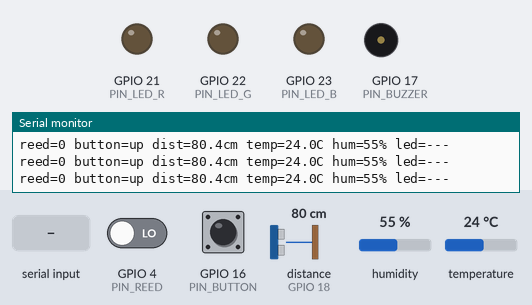
Simulated run of this sketch. Board: ESP32. On the bench: output pins drawn as LEDs (lit = HIGH), buzzer (waves = sounding, pin HIGH), the last lines printed to the serial monitor. Wiring (inferred from the names in the program): ultrasonic range finder: trigger GPIO 5; echo GPIO 18. Inputs (shaded band) come from the test bench; at power-on: GPIO 4 (PIN_REED) LOW, GPIO 16 (PIN_BUTTON) HIGH, distance to the obstacle (sensor on GPIO 18) 80 cm, humidity 55 %, temperature 24 °C. The echo pulse lasts 58.3 µs per cm; pins used as bus, display or sensor lines are not drawn.

Above: at 5.1 s.
5.2 s: "r" received over Serial
At 5.7 s:
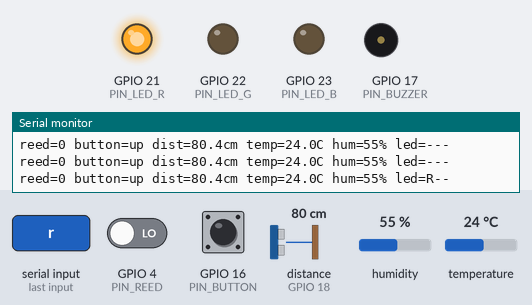
7.9 s: "g" received over Serial
At 8.9 s:
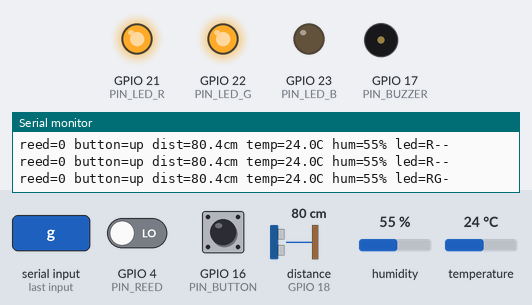
9.4 s: "b" received over Serial
At 10.3 s:
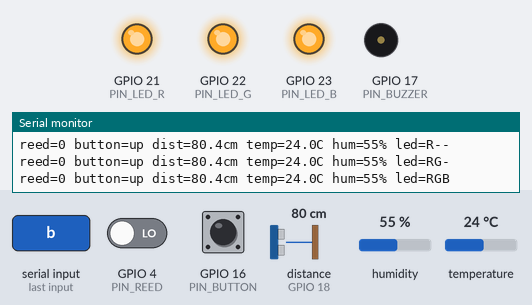
10.9 s: "z" received over Serial
At 11.0 s:
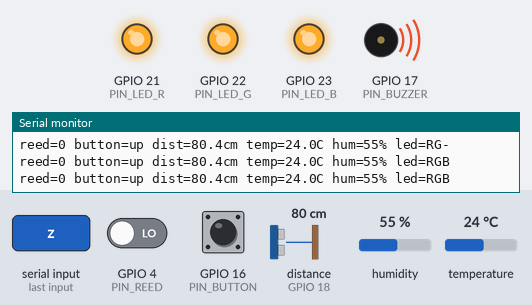
12.6 s: "r" received over Serial
At 13.7 s:
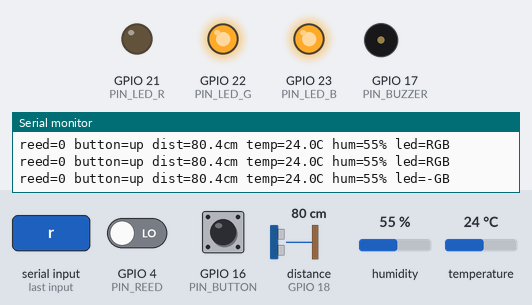
Timing chart, 0 to 15.1 s (numbered marks = the images above; inputs shaded):
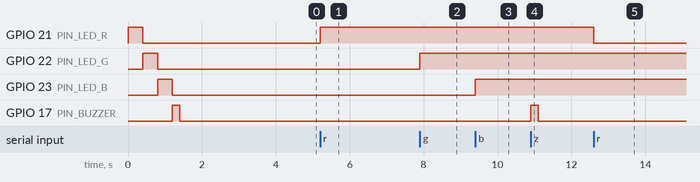

The sketch:

hw_check_box.ino
```cpp
// เทสฮาร์ดแวร์กล่องยา (ESP32 DevKit) — แยกจาก gateway.ino ใช้เช็คว่าต่อสายถูก
// พิมพ์ค่าเซนเซอร์ทุก 1 วิ / คำสั่งใน Serial: r g b = สลับไฟ LED, z = buzzer 200ms
#include <DHT.h>

#define PIN_REED    4
#define PIN_BUTTON  16  // RX2
#define PIN_BUZZER  17  // TX2
#define PIN_TRIG    5
#define PIN_ECHO    18
#define PIN_DHT     19
#define PIN_LED_R   21
#define PIN_LED_G   22
#define PIN_LED_B   23

DHT dht(PIN_DHT, DHT11);
bool ledR = false, ledG = false, ledB = false;

float readDistanceCm() {
  digitalWrite(PIN_TRIG, LOW);
  delayMicroseconds(2);
  digitalWrite(PIN_TRIG, HIGH);
  delayMicroseconds(10);
  digitalWrite(PIN_TRIG, LOW);
  unsigned long us = pulseIn(PIN_ECHO, HIGH, 30000);
  return us ? us / 58.0 : -1;  // -1 = ไม่ได้ echo
}

void beep(int ms) {
  digitalWrite(PIN_BUZZER, HIGH);
  delay(ms);
  digitalWrite(PIN_BUZZER, LOW);
}

void showLed() {
  digitalWrite(PIN_LED_R, ledR);
  digitalWrite(PIN_LED_G, ledG);
  digitalWrite(PIN_LED_B, ledB);
}

void setup() {
  Serial.begin(115200);
  pinMode(PIN_REED, INPUT);
  pinMode(PIN_BUTTON, INPUT_PULLUP);
  pinMode(PIN_BUZZER, OUTPUT);
  pinMode(PIN_TRIG, OUTPUT);
  pinMode(PIN_ECHO, INPUT);
  pinMode(PIN_LED_R, OUTPUT);
  pinMode(PIN_LED_G, OUTPUT);
  pinMode(PIN_LED_B, OUTPUT);
  dht.begin();

  // self-test: ไล่สี R G B แล้วบี๊บ 1 ที
  Serial.println("\n== hw_check_box: LED R -> G -> B, then beep ==");
  int pins[] = {PIN_LED_R, PIN_LED_G, PIN_LED_B};
  for (int p : pins) {
    digitalWrite(p, HIGH);
    delay(400);
    digitalWrite(p, LOW);
  }
  beep(200);
}

void loop() {
  while (Serial.available()) {
    char c = Serial.read();
    if (c == 'r') ledR = !ledR;
    if (c == 'g') ledG = !ledG;
    if (c == 'b') ledB = !ledB;
    if (c == 'z') beep(200);
    showLed();
  }

  static unsigned long last = 0;
  if (millis() - last < 1000) return;
  last = millis();

  float t = dht.readTemperature();
  float h = dht.readHumidity();
  Serial.printf("reed=%d button=%s dist=%.1fcm temp=%.1fC hum=%.0f%% led=%c%c%c\n",
                digitalRead(PIN_REED),
                digitalRead(PIN_BUTTON) == LOW ? "PRESSED" : "up",
                readDistanceCm(),
                isnan(t) ? -1.0 : t, isnan(h) ? -1.0 : h,
                ledR ? 'R' : '-', ledG ? 'G' : '-', ledB ? 'B' : '-');
}
```

Measured:
- after the input at 5.2 s, GPIO 21 (PIN_LED_R): LOW → HIGH at once
- after the input at 7.9 s, GPIO 22 (PIN_LED_G): LOW → HIGH at once
- after the input at 9.4 s, GPIO 23 (PIN_LED_B): LOW → HIGH at once
- after the input at 10.9 s, GPIO 17 (PIN_BUZZER): LOW → HIGH at once, → LOW 0.20 s later
- after the input at 12.6 s, GPIO 21 (PIN_LED_R): HIGH → LOW at once
